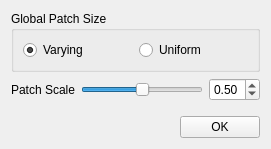
<?xml version="1.0" encoding="UTF-8"?>
<ui version="4.0">
 <class>NeoWeavePanel</class>
 <widget class="QWidget" name="NeoWeavePanel">
  <property name="geometry">
   <rect>
    <x>0</x>
    <y>0</y>
    <width>271</width>
    <height>149</height>
   </rect>
  </property>
  <property name="windowTitle">
   <string>Form</string>
  </property>
  <layout class="QVBoxLayout" name="verticalLayout">
   <item>
    <layout class="QHBoxLayout" name="horizontalLayout_3">
     <item>
      <widget class="QGroupBox" name="groupBox">
       <property name="title">
        <string>Global Patch Size</string>
       </property>
       <layout class="QHBoxLayout" name="horizontalLayout_4">
        <item>
         <widget class="QRadioButton" name="varySizeBtn">
          <property name="text">
           <string>Varying</string>
          </property>
          <property name="checked">
           <bool>true</bool>
          </property>
         </widget>
        </item>
        <item>
         <widget class="QRadioButton" name="uniformSizeBtn">
          <property name="text">
           <string>Uniform</string>
          </property>
         </widget>
        </item>
       </layout>
      </widget>
     </item>
    </layout>
   </item>
   <item>
    <layout class="QHBoxLayout" name="horizontalLayout">
     <item>
      <widget class="QLabel" name="label">
       <property name="text">
        <string>Patch Scale</string>
       </property>
      </widget>
     </item>
     <item>
      <widget class="QSlider" name="patchSizeSlider">
       <property name="minimumSize">
        <size>
         <width>100</width>
         <height>0</height>
        </size>
       </property>
       <property name="maximum">
        <number>100</number>
       </property>
       <property name="value">
        <number>50</number>
       </property>
       <property name="orientation">
        <enum>Qt::Horizontal</enum>
       </property>
      </widget>
     </item>
     <item>
      <widget class="QDoubleSpinBox" name="patchSizeSpinBox">
       <property name="maximum">
        <double>1.000000000000000</double>
       </property>
       <property name="singleStep">
        <double>0.100000000000000</double>
       </property>
       <property name="value">
        <double>0.500000000000000</double>
       </property>
      </widget>
     </item>
    </layout>
   </item>
   <item>
    <spacer name="verticalSpacer">
     <property name="orientation">
      <enum>Qt::Vertical</enum>
     </property>
     <property name="sizeHint" stdset="0">
      <size>
       <width>20</width>
       <height>24</height>
      </size>
     </property>
    </spacer>
   </item>
   <item>
    <layout class="QHBoxLayout" name="horizontalLayout_2">
     <item>
      <spacer name="horizontalSpacer">
       <property name="orientation">
        <enum>Qt::Horizontal</enum>
       </property>
       <property name="sizeHint" stdset="0">
        <size>
         <width>40</width>
         <height>20</height>
        </size>
       </property>
      </spacer>
     </item>
     <item>
      <widget class="QPushButton" name="okButton">
       <property name="text">
        <string>OK</string>
       </property>
      </widget>
     </item>
    </layout>
   </item>
  </layout>
 </widget>
 <resources/>
 <connections/>
</ui>
